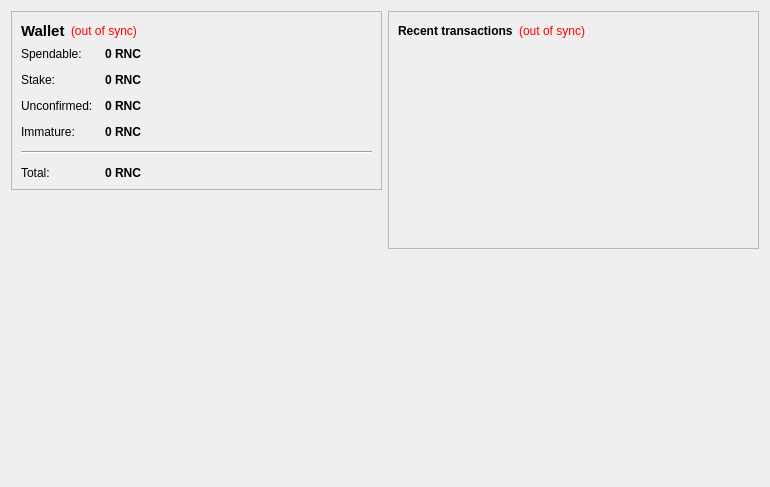
<?xml version="1.0" encoding="UTF-8"?>
<ui version="4.0">
 <class>OverviewPage</class>
 <widget class="QWidget" name="OverviewPage">
  <property name="geometry">
   <rect>
    <x>0</x>
    <y>0</y>
    <width>770</width>
    <height>487</height>
   </rect>
  </property>
  <property name="windowTitle">
   <string>Form</string>
  </property>
  <layout class="QHBoxLayout" name="horizontalLayout" stretch="1,1">
   <item>
    <layout class="QVBoxLayout" name="verticalLayout_2">
     <item>
      <widget class="QFrame" name="frame">
       <property name="frameShape">
        <enum>QFrame::StyledPanel</enum>
       </property>
       <property name="frameShadow">
        <enum>QFrame::Raised</enum>
       </property>
       <layout class="QVBoxLayout" name="verticalLayout_4">
        <item>
         <layout class="QHBoxLayout" name="horizontalLayout_4">
          <item>
           <widget class="QLabel" name="label_5">
            <property name="font">
             <font>
              <pointsize>11</pointsize>
              <weight>75</weight>
              <bold>true</bold>
             </font>
            </property>
            <property name="text">
             <string>Wallet</string>
            </property>
           </widget>
          </item>
          <item>
           <widget class="QLabel" name="labelWalletStatus">
            <property name="toolTip">
             <string>The displayed information may be out of date. Your wallet automatically synchronizes with the ReturnCoin network after a connection is established, but this process has not completed yet.</string>
            </property>
            <property name="styleSheet">
             <string notr="true">QLabel { color: red; }</string>
            </property>
            <property name="text">
             <string notr="true">(out of sync)</string>
            </property>
            <property name="alignment">
             <set>Qt::AlignLeading|Qt::AlignLeft|Qt::AlignVCenter</set>
            </property>
           </widget>
          </item>
          <item>
           <spacer name="horizontalSpacer_2">
            <property name="orientation">
             <enum>Qt::Horizontal</enum>
            </property>
            <property name="sizeHint" stdset="0">
             <size>
              <width>40</width>
              <height>20</height>
             </size>
            </property>
           </spacer>
          </item>
         </layout>
        </item>
        <item>
         <layout class="QFormLayout" name="formLayout_2">
          <property name="fieldGrowthPolicy">
           <enum>QFormLayout::AllNonFixedFieldsGrow</enum>
          </property>
          <property name="horizontalSpacing">
           <number>12</number>
          </property>
          <property name="verticalSpacing">
           <number>12</number>
          </property>
          <item row="0" column="0">
           <widget class="QLabel" name="label">
            <property name="text">
             <string>Spendable:</string>
            </property>
           </widget>
          </item>
          <item row="0" column="1">
           <widget class="QLabel" name="labelBalance">
            <property name="font">
             <font>
              <weight>75</weight>
              <bold>true</bold>
             </font>
            </property>
            <property name="cursor">
             <cursorShape>IBeamCursor</cursorShape>
            </property>
            <property name="toolTip">
             <string>Your current spendable balance</string>
            </property>
            <property name="text">
             <string notr="true">0 RNC</string>
            </property>
            <property name="textInteractionFlags">
             <set>Qt::LinksAccessibleByMouse|Qt::TextSelectableByKeyboard|Qt::TextSelectableByMouse</set>
            </property>
           </widget>
          </item>
          <item row="1" column="0">
           <widget class="QLabel" name="label_6">
            <property name="text">
             <string>Stake:</string>
            </property>
           </widget>
          </item>
          <item row="1" column="1">
           <widget class="QLabel" name="labelStake">
            <property name="font">
             <font>
              <weight>75</weight>
              <bold>true</bold>
             </font>
            </property>
            <property name="cursor">
             <cursorShape>IBeamCursor</cursorShape>
            </property>
            <property name="toolTip">
             <string>Total of coins that was staked, and do not yet count toward the current balance</string>
            </property>
            <property name="text">
             <string notr="true">0 RNC</string>
            </property>
            <property name="textInteractionFlags">
             <set>Qt::LinksAccessibleByMouse|Qt::TextSelectableByKeyboard|Qt::TextSelectableByMouse</set>
            </property>
           </widget>
          </item>
          <item row="2" column="0">
           <widget class="QLabel" name="label_3">
            <property name="text">
             <string>Unconfirmed:</string>
            </property>
           </widget>
          </item>
          <item row="2" column="1">
           <widget class="QLabel" name="labelUnconfirmed">
            <property name="font">
             <font>
              <weight>75</weight>
              <bold>true</bold>
             </font>
            </property>
            <property name="cursor">
             <cursorShape>IBeamCursor</cursorShape>
            </property>
            <property name="toolTip">
             <string>Total of transactions that have yet to be confirmed, and do not yet count toward the current balance</string>
            </property>
            <property name="text">
             <string notr="true">0 RNC</string>
            </property>
            <property name="textInteractionFlags">
             <set>Qt::LinksAccessibleByMouse|Qt::TextSelectableByKeyboard|Qt::TextSelectableByMouse</set>
            </property>
           </widget>
          </item>
          <item row="3" column="0">
           <widget class="QLabel" name="labelImmatureText">
            <property name="text">
             <string>Immature:</string>
            </property>
           </widget>
          </item>
          <item row="3" column="1">
           <widget class="QLabel" name="labelImmature">
            <property name="font">
             <font>
              <weight>75</weight>
              <bold>true</bold>
             </font>
            </property>
            <property name="toolTip">
             <string>Mined balance that has not yet matured</string>
            </property>
            <property name="text">
             <string notr="true">0 RNC</string>
            </property>
            <property name="textInteractionFlags">
             <set>Qt::LinksAccessibleByMouse|Qt::TextSelectableByKeyboard|Qt::TextSelectableByMouse</set>
            </property>
           </widget>
          </item>
          <item row="4" column="0" colspan="2">
           <widget class="Line" name="line">
            <property name="orientation">
             <enum>Qt::Horizontal</enum>
            </property>
           </widget>
          </item>
          <item row="5" column="0">
           <widget class="QLabel" name="labelTotalText">
            <property name="text">
             <string>Total:</string>
            </property>
           </widget>
          </item>
          <item row="5" column="1">
           <widget class="QLabel" name="labelTotal">
            <property name="font">
             <font>
              <weight>75</weight>
              <bold>true</bold>
             </font>
            </property>
            <property name="cursor">
             <cursorShape>IBeamCursor</cursorShape>
            </property>
            <property name="toolTip">
             <string>Your current total balance</string>
            </property>
            <property name="text">
             <string notr="true">0 RNC</string>
            </property>
            <property name="textInteractionFlags">
             <set>Qt::LinksAccessibleByMouse|Qt::TextSelectableByKeyboard|Qt::TextSelectableByMouse</set>
            </property>
           </widget>
          </item>
         </layout>
        </item>
       </layout>
      </widget>
     </item>
     <item>
      <spacer name="verticalSpacer">
       <property name="orientation">
        <enum>Qt::Vertical</enum>
       </property>
       <property name="sizeHint" stdset="0">
        <size>
         <width>20</width>
         <height>40</height>
        </size>
       </property>
      </spacer>
     </item>
     <item>
      <widget class="QLabel" name="label_2">
       <property name="autoFillBackground">
        <bool>true</bool>
       </property>
       <property name="text">
        <string/>
       </property>
       <property name="pixmap">
        <pixmap resource="../bitcoin.qrc">:/icons/drmbg</pixmap>
       </property>
       <property name="scaledContents">
        <bool>false</bool>
       </property>
       <property name="margin">
        <number>0</number>
       </property>
      </widget>
     </item>
    </layout>
   </item>
   <item>
    <layout class="QVBoxLayout" name="verticalLayout_3">
     <item>
      <widget class="QFrame" name="frame_2">
       <property name="frameShape">
        <enum>QFrame::StyledPanel</enum>
       </property>
       <property name="frameShadow">
        <enum>QFrame::Raised</enum>
       </property>
       <layout class="QVBoxLayout" name="verticalLayout">
        <item>
         <layout class="QHBoxLayout" name="horizontalLayout_2">
          <item>
           <widget class="QLabel" name="label_4">
            <property name="text">
             <string>&lt;b&gt;Recent transactions&lt;/b&gt;</string>
            </property>
           </widget>
          </item>
          <item>
           <widget class="QLabel" name="labelTransactionsStatus">
            <property name="toolTip">
             <string>The displayed information may be out of date. Your wallet automatically synchronizes with the ReturnCoin network after a connection is established, but this process has not completed yet.</string>
            </property>
            <property name="styleSheet">
             <string notr="true">QLabel { color: red; }</string>
            </property>
            <property name="text">
             <string notr="true">(out of sync)</string>
            </property>
            <property name="alignment">
             <set>Qt::AlignRight|Qt::AlignTrailing|Qt::AlignVCenter</set>
            </property>
           </widget>
          </item>
          <item>
           <spacer name="horizontalSpacer">
            <property name="orientation">
             <enum>Qt::Horizontal</enum>
            </property>
            <property name="sizeHint" stdset="0">
             <size>
              <width>40</width>
              <height>20</height>
             </size>
            </property>
           </spacer>
          </item>
         </layout>
        </item>
        <item>
         <widget class="QListView" name="listTransactions">
          <property name="styleSheet">
           <string notr="true">QListView { background: transparent; }</string>
          </property>
          <property name="frameShape">
           <enum>QFrame::NoFrame</enum>
          </property>
          <property name="verticalScrollBarPolicy">
           <enum>Qt::ScrollBarAlwaysOff</enum>
          </property>
          <property name="horizontalScrollBarPolicy">
           <enum>Qt::ScrollBarAlwaysOff</enum>
          </property>
          <property name="selectionMode">
           <enum>QAbstractItemView::NoSelection</enum>
          </property>
         </widget>
        </item>
       </layout>
      </widget>
     </item>
     <item>
      <spacer name="verticalSpacer_2">
       <property name="orientation">
        <enum>Qt::Vertical</enum>
       </property>
       <property name="sizeHint" stdset="0">
        <size>
         <width>20</width>
         <height>40</height>
        </size>
       </property>
      </spacer>
     </item>
    </layout>
   </item>
  </layout>
 </widget>
 <resources/>
 <connections/>
</ui>
